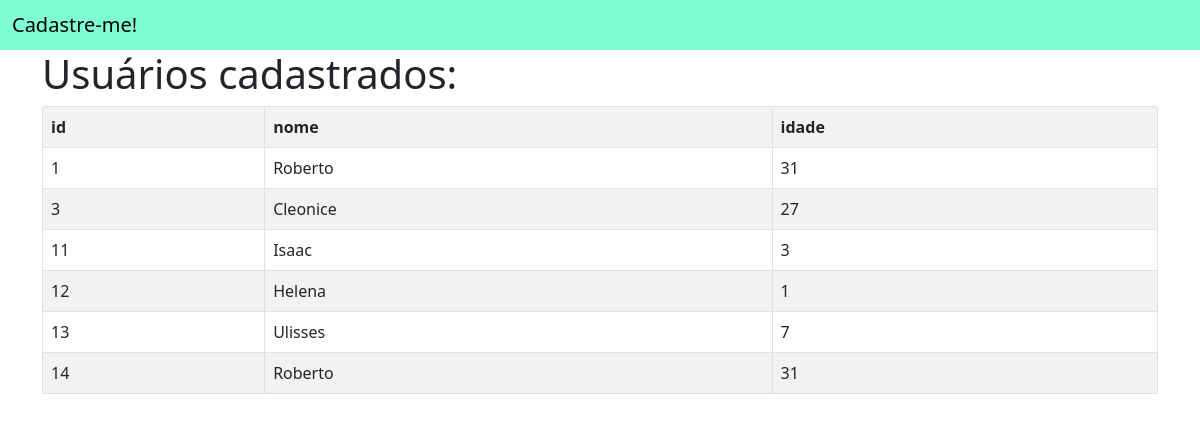
Screenshot of /usuarios/ with the database file from the repository.
### app_cad_usuarios/models.py (models this page shows)
class Usuario(models.Model):
    id_usuario = models.AutoField(primary_key=True)
    nome = models.TextField(max_length=255, blank=True, null=True)
    idade = models.IntegerField()

### app_cad_usuarios/views.py (the view)
# urls.py: path('usuarios/',views.usuarios, name='usuarios'),
def usuarios(request):
    if request.method == 'POST':
        nome = request.POST.get('nome')
        idade = request.POST.get('idade')
        usuario_existente = Usuario.objects.filter(nome=nome).first()
        if usuario_existente:
            usuario_existente.idade = idade
            usuario_existente.save()
        else:
            if nome and idade:
                novo_usuario = Usuario(nome=nome, idade=idade)
                novo_usuario.save()
        return redirect('usuarios')
    else:
        usuarios = {'usuarios': Usuario.objects.all()}
        return render(request,'usuarios/usuarios.html',usuarios)

### app_cad_usuarios/templates/usuarios/usuarios.html
{% extends 'usuarios/base.html' %}
{% block conteudo %}
<div class="container">
    <h1>Usuários cadastrados: </h1>
    <table class="table table-bordered table-striped">
        <tr>
            <th>id</th>
            <th>nome</th>
            <th>idade</th>
        </tr>
        {% for usuario in usuarios %}
        <tr>
            <td>{{usuario.id_usuario}}</td>
            <td>{{usuario.nome}}</td>
            <td>{{usuario.idade}}</td>
        </tr>
        {% endfor %}
    </table>
</div>
{% endblock %}

### app_cad_usuarios/templates/usuarios/base.html (shortened to what this page needs)
<!DOCTYPE html>
<html>
    <head>
        <link href="https://cdn.jsdelivr.net/npm/bootstrap@5.0.2/dist/css/bootstrap.min.css" rel="stylesheet">
    </head>
    <body>
        <nav style="background-color:aquamarine !important;" class="navbar navbar-light bg-light">
            <div class="container-fluid">
                <span class="navbar-brand mb-0 h1"><a style="text-decoration: none;color:black;" href="{% url 'home' %}">Cadastre-me!</a></span>
            </div>
        </nav>
        {% block conteudo %}
        {% endblock  %}
    </body>
</html>

### rows the page displays
Usuario: id_usuario "1", nome "Roberto", idade "31"
Usuario: id_usuario "3", nome "Cleonice", idade "27"
Usuario: id_usuario "11", nome "Isaac", idade "3"
Usuario: id_usuario "12", nome "Helena", idade "1"
Usuario: id_usuario "13", nome "Ulisses", idade "7"
Usuario: id_usuario "14", nome "Roberto", idade "31"
